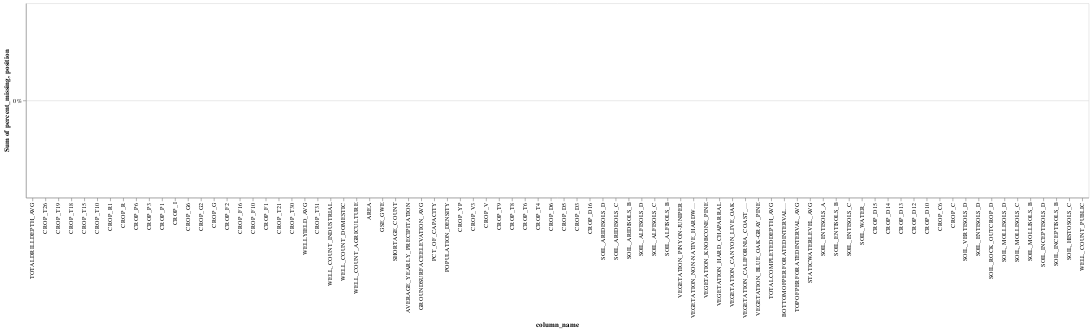

This figure's notebook cell:
### Code cell
draw_missing_data_chart(X_train_impute_df)

### Figure 1 — Vega-Lite specification as saved in the notebook (floating-point values rounded to 4 significant figures)
{"config": {"view": {"continuousWidth": 400, "continuousHeight": 300}}, "layer": [{"mark": "bar", "encoding": {"color": {"value": "orange"}, "tooltip": [{"field": "column_name", "type": "nominal"}, {"field": "percent_missing", "type": "quantitative"}], "x": {"field": "column_name", "sort": ["TOTALDRILLDEPTH_AVG", "CROP_T26", "CROP_T19", "CROP_T18", "CROP_T15", "CROP_T10", "CROP_R1", "CROP_R", "CROP_P6", "CROP_P3", "CROP_P1", "CROP_I", "CROP_G6", "CROP_G2", "CROP_G", "CROP_F2", "CROP_F16", "CROP_F10", "CROP_F1", "CROP_T21", "CROP_T30", "WELLYIELD_AVG", "CROP_T31", "WELL_COUNT_INDUSTRIAL", "WELL_COUNT_DOMESTIC", "WELL_COUNT_AGRICULTURE", "AREA", "GSE_GWE", "SHORTAGE_COUNT", "AVERAGE_YEARLY_PRECIPITATION", "GROUNDSURFACEELEVATION_AVG", "PCT_OF_CAPACITY", "POPULATION_DENSITY", "CROP_YP", "CROP_V3", "CROP_V", "CROP_T9", "CROP_T8", "CROP_T6", "CROP_T4", "CROP_D6", "CROP_D5", "CROP_D3", "CROP_D16", "SOIL_ARIDISOLS_D", "SOIL_ARIDISOLS_C", "SOIL_ARIDISOLS_B", "SOIL_ALFISOLS_D", "SOIL_ALFISOLS_C", "SOIL_ALFISOLS_B", "VEGETATION_PINYON-JUNIPER", "VEGETATION_NON-NATIVE_HARDWOOD_FOREST", "VEGETATION_KNOBCONE_PINE", "VEGETATION_HARD_CHAPARRAL", "VEGETATION_CANYON_LIVE_OAK", "VEGETATION_CALIFORNIA_COAST_LIVE_OAK", "VEGETATION_BLUE_OAK-GRAY_PINE", "TOTALCOMPLETEDDEPTH_AVG", "BOTTOMOFPERFORATEDINTERVAL_AVG", "TOPOFPERFORATEDINTERVAL_AVG", "STATICWATERLEVEL_AVG", "SOIL_ENTISOLS_A", "SOIL_ENTISOLS_B", "SOIL_ENTISOLS_C", "SOIL_WATER_", "CROP_D15", "CROP_D14", "CROP_D13", "CROP_D12", "CROP_D10", "CROP_C6", "CROP_C", "SOIL_VERTISOLS_D", "SOIL_ENTISOLS_D", "SOIL_ROCK_OUTCROP_D", "SOIL_MOLLISOLS_D", "SOIL_MOLLISOLS_C", "SOIL_MOLLISOLS_B", "SOIL_INCEPTISOLS_D", "SOIL_INCEPTISOLS_B", "SOIL_HISTOSOLS_C", "WELL_COUNT_PUBLIC"], "type": "nominal"}, "y": {"aggregate": "sum", "axis": {"format": "%"}, "field": "percent_missing", "stack": "normalize", "type": "quantitative"}}}, {"mark": {"type": "text", "align": "center", "color": "black", "fontSize": 10}, "encoding": {"color": {"value": "orange"}, "text": {"field": "percent_missing", "format": ".0%", "type": "quantitative"}, "tooltip": [{"field": "column_name", "type": "nominal"}, {"field": "percent_missing", "type": "quantitative"}], "x": {"field": "column_name", "sort": ["TOTALDRILLDEPTH_AVG", "CROP_T26", "CROP_T19", "CROP_T18", "CROP_T15", "CROP_T10", "CROP_R1", "CROP_R", "CROP_P6", "CROP_P3", "CROP_P1", "CROP_I", "CROP_G6", "CROP_G2", "CROP_G", "CROP_F2", "CROP_F16", "CROP_F10", "CROP_F1", "CROP_T21", "CROP_T30", "WELLYIELD_AVG", "CROP_T31", "WELL_COUNT_INDUSTRIAL", "WELL_COUNT_DOMESTIC", "WELL_COUNT_AGRICULTURE", "AREA", "GSE_GWE", "SHORTAGE_COUNT", "AVERAGE_YEARLY_PRECIPITATION", "GROUNDSURFACEELEVATION_AVG", "PCT_OF_CAPACITY", "POPULATION_DENSITY", "CROP_YP", "CROP_V3", "CROP_V", "CROP_T9", "CROP_T8", "CROP_T6", "CROP_T4", "CROP_D6", "CROP_D5", "CROP_D3", "CROP_D16", "SOIL_ARIDISOLS_D", "SOIL_ARIDISOLS_C", "SOIL_ARIDISOLS_B", "SOIL_ALFISOLS_D", "SOIL_ALFISOLS_C", "SOIL_ALFISOLS_B", "VEGETATION_PINYON-JUNIPER", "VEGETATION_NON-NATIVE_HARDWOOD_FOREST", "VEGETATION_KNOBCONE_PINE", "VEGETATION_HARD_CHAPARRAL", "VEGETATION_CANYON_LIVE_OAK", "VEGETATION_CALIFORNIA_COAST_LIVE_OAK", "VEGETATION_BLUE_OAK-GRAY_PINE", "TOTALCOMPLETEDDEPTH_AVG", "BOTTOMOFPERFORATEDINTERVAL_AVG", "TOPOFPERFORATEDINTERVAL_AVG", "STATICWATERLEVEL_AVG", "SOIL_ENTISOLS_A", "SOIL_ENTISOLS_B", "SOIL_ENTISOLS_C", "SOIL_WATER_", "CROP_D15", "CROP_D14", "CROP_D13", "CROP_D12", "CROP_D10", "CROP_C6", "CROP_C", "SOIL_VERTISOLS_D", "SOIL_ENTISOLS_D", "SOIL_ROCK_OUTCROP_D", "SOIL_MOLLISOLS_D", "SOIL_MOLLISOLS_C", "SOIL_MOLLISOLS_B", "SOIL_INCEPTISOLS_D", "SOIL_INCEPTISOLS_B", "SOIL_HISTOSOLS_C", "WELL_COUNT_PUBLIC"], "type": "nominal"}, "y": {"field": "position", "type": "quantitative"}}, "transform": [{"calculate": "datum.percent_missing + 0.05 * datum.percent_missing / abs(datum.percent_missing)", "as": "position"}]}], "data": {"name": "data-c7f77559e6487429e720daa9cbb9b29d"}, "$schema": "https://vega.github.io/schema/vega-lite/v4.17.0.json", "datasets": {"data-c7f77559e6487429e720daa9cbb9b29d": [{"column_name": "TOTALDRILLDEPTH_AVG", "percent_missing": 0.0}, {"column_name": "CROP_T26", "percent_missing": 0.0}, {"column_name": "CROP_T19", "percent_missing": 0.0}, {"column_name": "CROP_T18", "percent_missing": 0.0}, {"column_name": "CROP_T15", "percent_missing": 0.0}, {"column_name": "CROP_T10", "percent_missing": 0.0}, {"column_name": "CROP_R1", "percent_missing": 0.0}, {"column_name": "CROP_R", "percent_missing": 0.0}, {"column_name": "CROP_P6", "percent_missing": 0.0}, {"column_name": "CROP_P3", "percent_missing": 0.0}, {"column_name": "CROP_P1", "percent_missing": 0.0}, {"column_name": "CROP_I", "percent_missing": 0.0}, {"column_name": "CROP_G6", "percent_missing": 0.0}, {"column_name": "CROP_G2", "percent_missing": 0.0}, {"column_name": "CROP_G", "percent_missing": 0.0}, {"column_name": "CROP_F2", "percent_missing": 0.0}, {"column_name": "CROP_F16", "percent_missing": 0.0}, {"column_name": "CROP_F10", "percent_missing": 0.0}, {"column_name": "CROP_F1", "percent_missing": 0.0}, {"column_name": "CROP_T21", "percent_missing": 0.0}, {"column_name": "CROP_T30", "percent_missing": 0.0}, {"column_name": "WELLYIELD_AVG", "percent_missing": 0.0}, {"column_name": "CROP_T31", "percent_missing": 0.0}, {"column_name": "WELL_COUNT_INDUSTRIAL", "percent_missing": 0.0}, {"column_name": "WELL_COUNT_DOMESTIC", "percent_missing": 0.0}, {"column_name": "WELL_COUNT_AGRICULTURE", "percent_missing": 0.0}, {"column_name": "AREA", "percent_missing": 0.0}, {"column_name": "GSE_GWE", "percent_missing": 0.0}, {"column_name": "SHORTAGE_COUNT", "percent_missing": 0.0}, {"column_name": "AVERAGE_YEARLY_PRECIPITATION", "percent_missing": 0.0}, {"column_name": "GROUNDSURFACEELEVATION_AVG", "percent_missing": 0.0}, {"column_name": "PCT_OF_CAPACITY", "percent_missing": 0.0}, {"column_name": "POPULATION_DENSITY", "percent_missing": 0.0}, {"column_name": "CROP_YP", "percent_missing": 0.0}, {"column_name": "CROP_V3", "percent_missing": 0.0}, {"column_name": "CROP_V", "percent_missing": 0.0}, {"column_name": "CROP_T9", "percent_missing": 0.0}, {"column_name": "CROP_T8", "percent_missing": 0.0}, {"column_name": "CROP_T6", "percent_missing": 0.0}, {"column_name": "CROP_T4", "percent_missing": 0.0}, {"column_name": "CROP_D6", "percent_missing": 0.0}, {"column_name": "CROP_D5", "percent_missing": 0.0}, {"column_name": "CROP_D3", "percent_missing": 0.0}, {"column_name": "CROP_D16", "percent_missing": 0.0}, {"column_name": "SOIL_ARIDISOLS_D", "percent_missing": 0.0}, {"column_name": "SOIL_ARIDISOLS_C", "percent_missing": 0.0}, {"column_name": "SOIL_ARIDISOLS_B", "percent_missing": 0.0}, {"column_name": "SOIL_ALFISOLS_D", "percent_missing": 0.0}, {"column_name": "SOIL_ALFISOLS_C", "percent_missing": 0.0}, {"column_name": "SOIL_ALFISOLS_B", "percent_missing": 0.0}, {"column_name": "VEGETATION_PINYON-JUNIPER", "percent_missing": 0.0}, {"column_name": "VEGETATION_NON-NATIVE_HARDWOOD_FOREST", "percent_missing": 0.0}, {"column_name": "VEGETATION_KNOBCONE_PINE", "percent_missing": 0.0}, {"column_name": "VEGETATION_HARD_CHAPARRAL", "percent_missing": 0.0}, {"column_name": "VEGETATION_CANYON_LIVE_OAK", "percent_missing": 0.0}, {"column_name": "VEGETATION_CALIFORNIA_COAST_LIVE_OAK", "percent_missing": 0.0}, {"column_name": "VEGETATION_BLUE_OAK-GRAY_PINE", "percent_missing": 0.0}, {"column_name": "TOTALCOMPLETEDDEPTH_AVG", "percent_missing": 0.0}, {"column_name": "BOTTOMOFPERFORATEDINTERVAL_AVG", "percent_missing": 0.0}, {"column_name": "TOPOFPERFORATEDINTERVAL_AVG", "percent_missing": 0.0}, {"column_name": "STATICWATERLEVEL_AVG", "percent_missing": 0.0}, {"column_name": "SOIL_ENTISOLS_A", "percent_missing": 0.0}, {"column_name": "SOIL_ENTISOLS_B", "percent_missing": 0.0}, {"column_name": "SOIL_ENTISOLS_C", "percent_missing": 0.0}, {"column_name": "SOIL_WATER_", "percent_missing": 0.0}, {"column_name": "CROP_D15", "percent_missing": 0.0}, {"column_name": "CROP_D14", "percent_missing": 0.0}, {"column_name": "CROP_D13", "percent_missing": 0.0}, {"column_name": "CROP_D12", "percent_missing": 0.0}, {"column_name": "CROP_D10", "percent_missing": 0.0}, {"column_name": "CROP_C6", "percent_missing": 0.0}, {"column_name": "CROP_C", "percent_missing": 0.0}, {"column_name": "SOIL_VERTISOLS_D", "percent_missing": 0.0}, {"column_name": "SOIL_ENTISOLS_D", "percent_missing": 0.0}, {"column_name": "SOIL_ROCK_OUTCROP_D", "percent_missing": 0.0}, {"column_name": "SOIL_MOLLISOLS_D", "percent_missing": 0.0}, {"column_name": "SOIL_MOLLISOLS_C", "percent_missing": 0.0}, {"column_name": "SOIL_MOLLISOLS_B", "percent_missing": 0.0}, {"column_name": "SOIL_INCEPTISOLS_D", "percent_missing": 0.0}, {"column_name": "SOIL_INCEPTISOLS_B", "percent_missing": 0.0}, {"column_name": "SOIL_HISTOSOLS_C", "percent_missing": 0.0}, {"column_name": "WELL_COUNT_PUBLIC", "percent_missing": 0.0}]}}
